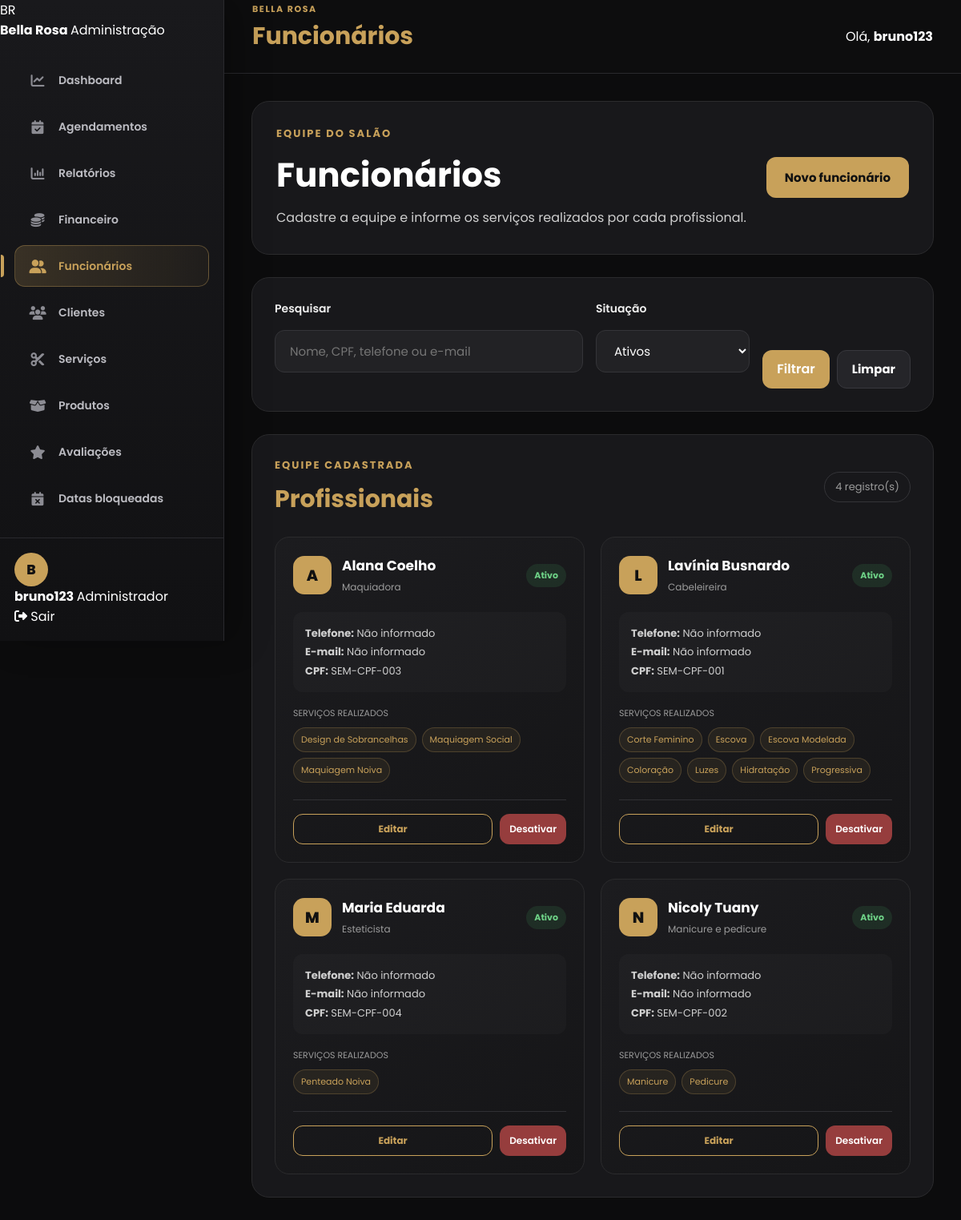
Screenshot of /painel/funcionarios/ (signed in) with the database file from the repository.
### contas/models.py (models this page shows, shortened)
class Usuario(AbstractUser):
    telefone = models.CharField(
        max_length=20,
        blank=True
    )
    is_admin_salao = models.BooleanField(
        default=False
    )

### funcionarios/models.py (models this page shows, shortened)
class Funcionario(models.Model):
    CARGO_CABELEIREIRA = "CABELEIREIRA"
    CARGO_MANICURE = "MANICURE"
    CARGO_MAQUIADORA = "MAQUIADORA"
    CARGO_DESIGNER_SOBRANCELHAS = "DESIGNER_SOBRANCELHAS"
    CARGO_ESTETICISTA = "ESTETICISTA"
    CARGO_RECEPCIONISTA = "RECEPCIONISTA"
    CARGO_OUTRO = "OUTRO"
    CARGOS = [
        (
            CARGO_CABELEIREIRA,
            "Cabeleireira",
        ),
        (
            CARGO_MANICURE,
            "Manicure e pedicure",
        ),
        (
            CARGO_MAQUIADORA,
            "Maquiadora",
        ),
        (
            CARGO_DESIGNER_SOBRANCELHAS,
            "Designer de sobrancelhas",
        ),
        (
            CARGO_ESTETICISTA,
            "Esteticista",
        ),
        (
            CARGO_RECEPCIONISTA,
            "Recepcionista",
        ),
        (
            CARGO_OUTRO,
            "Outro",
        ),
    ]
    nome = models.CharField(
        max_length=150,
        verbose_name="Nome completo",
    )
    cpf = models.CharField(
        max_length=14,
        unique=True,
        verbose_name="CPF",
    )
    telefone = models.CharField(
        max_length=20,
        verbose_name="Telefone",
    )
    email = models.EmailField(
        blank=True,
        verbose_name="E-mail",
    )
    cargo = models.CharField(
        max_length=40,
        choices=CARGOS,
        verbose_name="Cargo",
    )
    data_admissao = models.DateField(
        null=True,
        blank=True,
        verbose_name="Data de admissão",
    )
    servicos = models.ManyToManyField(
        Servico,
        blank=True,
        related_name="funcionarios",
        verbose_name="Serviços realizados",
    )
    ativo = models.BooleanField(
        default=True,
        verbose_name="Funcionário ativo",
    )
    observacao = models.TextField(
        blank=True,
        verbose_name="Observação",
    )
    criado_em = models.DateTimeField(
        auto_now_add=True,
        verbose_name="Criado em",
    )
    atualizado_em = models.DateTimeField(
        auto_now=True,
        verbose_name="Atualizado em",
    )
    class Meta:
        verbose_name = "Funcionário"
        verbose_name_plural = "Funcionários"
        ordering = ["nome"]

### servicos/models.py (models this page shows, shortened)
class Servico(models.Model):
    nome = models.CharField("Nome", max_length=100)
    descricao = models.TextField("Descrição", blank=True)
    preco = models.DecimalField("Preço", max_digits=8, decimal_places=2)
    duracao = models.PositiveIntegerField("Duração (minutos)")
    ativo = models.BooleanField("Disponível", default=True)
    class Meta:
        verbose_name = "Serviço"
        verbose_name_plural = "Serviços"

### funcionarios/views.py (the view, shortened to what this page needs)
@login_required(login_url="login")
def lista_funcionarios(request):
    verificar_administradora(request.user)
    busca = request.GET.get(
        "busca",
        "",
    ).strip()
    situacao = request.GET.get(
        "situacao",
        "ativos",
    )
    funcionarios = (
        Funcionario.objects
        .prefetch_related("servicos")
        .order_by("nome")
    )
    if situacao == "ativos":
        funcionarios = funcionarios.filter(
            ativo=True
        )
    elif situacao == "inativos":
        funcionarios = funcionarios.filter(
            ativo=False
        )
    contexto = {
        "funcionarios": funcionarios,
        "busca": busca,
        "situacao": situacao,
    }
    return render(
        request,
        "funcionarios/lista.html",
        contexto,
    )

### funcionarios/templates/funcionarios/lista.html (shortened to what this page needs)
{% extends 'painel/base_painel.html' %}
{% block page_title %}
Funcionários
{% endblock %}
{% block menu_funcionarios %}
active
{% endblock %}
{% block content %}
<section class="admin-dashboard fade">
    <div class="employee-page-header">
        <div>
            <span class="customer-eyebrow">
                Equipe do salão
            </span>
            <h1>Funcionários</h1>
            <p>
                Cadastre a equipe e informe os serviços
                realizados por cada profissional.
            </p>
        </div>
        <a
            href="{% url 'cadastrar_funcionario' %}"
            class="button-link button-gold"
        >
            Novo funcionário
        </a>
    </div>
    <section class="admin-section">
        <form method="GET" class="employee-filter">
            <div class="form-group">
                <label for="busca">
                    Pesquisar
                </label>
                <input
                    type="text"
                    id="busca"
                    name="busca"
                    value="{{ busca }}"
                    placeholder="Nome, CPF, telefone ou e-mail"
                >
            </div>
            <div class="form-group">
                <label for="situacao">
                    Situação
                </label>
                <select
                    id="situacao"
                    name="situacao"
                >
                    <option
                        value="ativos"
                        {% if situacao == "ativos" %}
                            selected
                        {% endif %}
                    >
                        Ativos
                    </option>
                </select>
            </div>
            <div class="employee-filter-actions">
                <button type="submit">
                    Filtrar
                </button>
                <a
                    href="{% url 'lista_funcionarios' %}"
                    class="button-link button-dark"
                >
                    Limpar
                </a>
            </div>
        </form>
    </section>
    <section class="admin-section">
        <div class="admin-section-header">
            <div>
                <span class="customer-eyebrow">
                    Equipe cadastrada
                </span>
                <h2>Profissionais</h2>
            </div>
            <span class="admin-count">
                {{ funcionarios|length }} registro(s)
            </span>
        </div>
        {% if funcionarios %}
            <div class="employee-grid">
                {% for funcionario in funcionarios %}
                    <article class="employee-card">
                        <div class="employee-card-top">
                            <div class="employee-avatar">
                                {{ funcionario.nome|slice:":1"|upper }}
                            </div>
                            <div class="employee-title">
                                <h3>
                                    {{ funcionario.nome }}
                                </h3>
                                <span>
                                    {{ funcionario.get_cargo_display }}
                                </span>
                            </div>
                            {% if funcionario.ativo %}
                                <span class="employee-status active">
                                    Ativo
                                </span>
                            {% else %}
                                <span class="employee-status inactive">
                                    Inativo
                                </span>
                            {% endif %}
                        </div>
                        <div class="employee-information">
                            <p>
                                <strong>Telefone:</strong>
                                {{ funcionario.telefone }}
                            </p>
                            <p>
                                <strong>E-mail:</strong>
                                {{ funcionario.email|default:"Não informado" }}
                            </p>
                            <p>
                                <strong>CPF:</strong>
                                {{ funcionario.cpf }}
                            </p>
                        </div>
                        <div class="employee-services">
                            <span>Serviços realizados</span>
                            <div class="employee-service-tags">
                                {% for servico in funcionario.servicos.all %}
                                    <span>
                                        {{ servico.nome }}
                                    </span>
                                {% empty %}
                                    <small>
                                        Nenhum serviço selecionado.
                                    </small>
                                {% endfor %}
                            </div>
                        </div>
                        <div class="employee-actions">
                            <a
                                href="{% url 'editar_funcionario' funcionario.id %}"
                                class="button-link button-outline-gold employee-button"
                            >
                                Editar
                            </a>
                            <form
                                method="POST"
                                action="{% url 'alterar_situacao_funcionario' funcionario.id %}"
                            >
                                {% if funcionario.ativo %}
                                    <button
                                        type="submit"
                                        class="employee-button employee-disable-button"
                                        onclick="return confirm('Deseja desativar este funcionário?');"
                                    >
                                        Desativar
                                    </button>
                                {% endif %}
                            </form>
                        </div>
                    </article>
                {% endfor %}
            </div>
        {% endif %}
    </section>
</section>
{% endblock %}

### painel/templates/painel/base_painel.html (shortened to what this page needs)
{% load static %}
<!DOCTYPE html>
<html lang="pt-BR">
<head>
    <link
        rel="stylesheet"
        href="{% static 'css/style.css' %}"
    >
    <link
        rel="stylesheet"
        href="https://cdnjs.cloudflare.com/ajax/libs/font-awesome/6.5.2/css/all.min.css"
    >
</head>
<body class="admin-body">
    <aside class="admin-sidebar">
        <div class="admin-sidebar-brand">
            <div class="admin-sidebar-logo">
                BR
            </div>
            <div>
                <strong>
                    Bella Rosa
                </strong>
                <span>
                    Administração
                </span>
            </div>
        </div>
        <nav class="admin-sidebar-menu">
            <a
                href="{% url 'painel_dashboard' %}"
                class="
                    admin-sidebar-link
                    {% block menu_dashboard %}{% endblock %}
                "
            >
                <i class="fa-solid fa-chart-line"></i>
                <span>
                    Dashboard
                </span>
            </a>
            <a
                href="{% url 'painel_agendamentos' %}"
                class="
                    admin-sidebar-link
                    {% block menu_agendamentos %}{% endblock %}
                "
            >
                <i class="fa-solid fa-calendar-check"></i>
                <span>
                    Agendamentos
                </span>
            </a>
            <a
                href="{% url 'painel_relatorios' %}"
                class="
                    admin-sidebar-link
                    {% block menu_relatorios %}{% endblock %}
                "
            >
                <i class="fa-solid fa-chart-column"></i>
                <span>
                    Relatórios
                </span>
            </a>
            <a
                href="{% url 'financeiro_dashboard' %}"
                class="
                    admin-sidebar-link
                    {% block menu_financeiro %}{% endblock %}
                "
            >
                <i class="fa-solid fa-coins"></i>
                <span>
                    Financeiro
                </span>
            </a>
            <a
                href="{% url 'lista_funcionarios' %}"
                class="
                    admin-sidebar-link
                    {% block menu_funcionarios %}{% endblock %}
                "
            >
                <i class="fa-solid fa-user-group"></i>
                <span>
                    Funcionários
                </span>
            </a>
            <a
                href="/admin/contas/usuario/"
                class="admin-sidebar-link"
            >
                <i class="fa-solid fa-users"></i>
                <span>
                    Clientes
                </span>
            </a>
            <a
                href="/admin/servicos/servico/"
                class="admin-sidebar-link"
            >
                <i class="fa-solid fa-scissors"></i>
                <span>
                    Serviços
                </span>
            </a>
            <a
                href="{% url 'painel_produtos' %}"
                class="
                    admin-sidebar-link
                    {% block menu_produtos %}{% endblock %}
                "
            >
                <i class="fa-solid fa-box-open"></i>
                <span>
                    Produtos
                </span>
            </a>
            <a
                href="{% url 'painel_avaliacoes' %}"
                class="
                    admin-sidebar-link
                    {% block menu_avaliacoes %}{% endblock %}
                "
            >
                <i class="fa-solid fa-star"></i>
                <span>
                    Avaliações
                </span>
            </a>
            <a
                href="/admin/painel/databloqueada/"
                class="admin-sidebar-link"
            >
                <i class="fa-solid fa-calendar-xmark"></i>
                <span>
                    Datas bloqueadas
                </span>
            </a>
            <a
                href="/admin/painel/horariofuncionamento/"
                class="admin-sidebar-link"
            >
                <span>
                </span>
            </a>
        </nav>
        <div class="admin-sidebar-footer">
            <div class="admin-sidebar-user">
                <div class="admin-user-avatar">
                    {% if request.user.first_name %}
                        {{ request.user.first_name|first|upper }}
                    {% else %}
                        {{ request.user.username|first|upper }}
                    {% endif %}
                </div>
                <div>
                    <strong>
                        {% if request.user.first_name %}
                            {{ request.user.first_name }}
                        {% else %}
                            {{ request.user.username }}
                        {% endif %}
                    </strong>
                    <span>
                        Administrador
                    </span>
                </div>
            </div>
            <a
                href="{% url 'logout' %}"
                class="admin-sidebar-logout"
            >
                <i class="fa-solid fa-right-from-bracket"></i>
                <span>
                    Sair
                </span>
            </a>
        </div>
    </aside>
    <main class="admin-main">
        <header class="admin-topbar">
            <div>
                <span class="admin-topbar-label">
                    Bella Rosa
                </span>
                <h2>
                    {% block page_title %}{% endblock %}
                </h2>
            </div>
            <div class="admin-topbar-user">
                <span>
                    Olá,
                </span>
                <strong>
                    {% if request.user.first_name %}
                        {{ request.user.first_name }}
                    {% else %}
                        {{ request.user.username }}
                    {% endif %}
                </strong>
            </div>
        </header>
        <div class="admin-content">
            {% block content %}
            {% endblock %}
        </div>
    </main>
</body>
</html>

### rows the page displays
Usuario: user.username|first "B", user.username "bruno123"
Funcionario: nome "A", nome "Alana Coelho", cargo "Maquiadora", ativo "Ativo", telefone "Não informado", email "Não informado", cpf "SEM-CPF-003"
Servico: nome "Design de Sobrancelhas"
Servico: nome "Maquiagem Social"
Servico: nome "Maquiagem Noiva"
Funcionario: nome "L", nome "Lavínia Busnardo", cargo "Cabeleireira", ativo "Ativo", telefone "Não informado", email "Não informado", cpf "SEM-CPF-001"
Servico: nome "Corte Feminino"
Servico: nome "Escova"
Servico: nome "Escova Modelada"
Servico: nome "Coloração"
Servico: nome "Luzes"
Servico: nome "Hidratação"
Servico: nome "Progressiva"
Funcionario: nome "M", nome "Maria Eduarda", cargo "Esteticista", ativo "Ativo", telefone "Não informado", email "Não informado", cpf "SEM-CPF-004"
Servico: nome "Penteado Noiva"
Funcionario: nome "N", nome "Nicoly Tuany", cargo "Manicure e pedicure", ativo "Ativo", telefone "Não informado", email "Não informado", cpf "SEM-CPF-002"
Servico: nome "Manicure"
Servico: nome "Pedicure"

### other values shown
{{ funcionarios|length }} "4"
